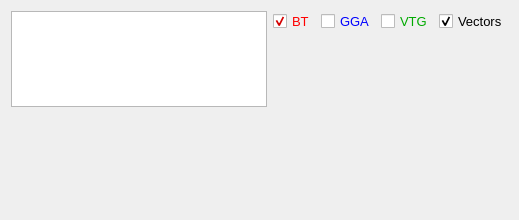
          <widget class="QWidget" name="tab_gps_2_gpsbt">
           <attribute name="title">
            <string>GPS - BT</string>
           </attribute>
           <layout class="QGridLayout" name="gridLayout_46">
            <item row="0" column="0">
             <layout class="QHBoxLayout" name="horizontalLayout_73" stretch="6,4">
              <item>
               <layout class="QVBoxLayout" name="verticalLayout_68" stretch="5,5">
                <item>
                 <widget class="QTableWidget" name="table_gps_bt">
                  <property name="font">
                   <font>
                    <pointsize>10</pointsize>
                   </font>
                  </property>
                 </widget>
                </item>
                <item>
                 <widget class="QWidget" name="graph_gps_bt_ts" native="true"/>
                </item>
               </layout>
              </item>
              <item>
               <layout class="QVBoxLayout" name="verticalLayout_67" stretch="1,9">
                <item>
                 <layout class="QHBoxLayout" name="horizontalLayout_72">
                  <item>
                   <widget class="QCheckBox" name="cb_gps_bt_2">
                    <property name="palette">
                     <palette>
                      <active>
                       <colorrole role="WindowText">
                        <brush brushstyle="SolidPattern">
                         <color alpha="255">
                          <red>255</red>
                          <green>0</green>
                          <blue>0</blue>
                         </color>
                        </brush>
                       </colorrole>
                       <colorrole role="Text">
                        <brush brushstyle="SolidPattern">
                         <color alpha="255">
                          <red>255</red>
                          <green>0</green>
                          <blue>0</blue>
                         </color>
                        </brush>
                       </colorrole>
                       <colorrole role="PlaceholderText">
                        <brush brushstyle="NoBrush">
                         <color alpha="128">
                          <red>255</red>
                          <green>0</green>
                          <blue>0</blue>
                         </color>
                        </brush>
                       </colorrole>
                      </active>
                      <inactive>
                       <colorrole role="WindowText">
                        <brush brushstyle="SolidPattern">
                         <color alpha="255">
                          <red>255</red>
                          <green>0</green>
                          <blue>0</blue>
                         </color>
                        </brush>
                       </colorrole>
                       <colorrole role="Text">
                        <brush brushstyle="SolidPattern">
                         <color alpha="255">
                          <red>255</red>
                          <green>0</green>
                          <blue>0</blue>
                         </color>
                        </brush>
                       </colorrole>
                       <colorrole role="PlaceholderText">
                        <brush brushstyle="NoBrush">
                         <color alpha="128">
                          <red>255</red>
                          <green>0</green>
                          <blue>0</blue>
                         </color>
                        </brush>
                       </colorrole>
                      </inactive>
                      <disabled>
                       <colorrole role="WindowText">
                        <brush brushstyle="SolidPattern">
                         <color alpha="255">
                          <red>120</red>
                          <green>120</green>
                          <blue>120</blue>
                         </color>
                        </brush>
                       </colorrole>
                       <colorrole role="Text">
                        <brush brushstyle="SolidPattern">
                         <color alpha="255">
                          <red>120</red>
                          <green>120</green>
                          <blue>120</blue>
                         </color>
                        </brush>
                       </colorrole>
                       <colorrole role="PlaceholderText">
                        <brush brushstyle="NoBrush">
                         <color alpha="128">
                          <red>255</red>
                          <green>0</green>
                          <blue>0</blue>
                         </color>
                        </brush>
                       </colorrole>
                      </disabled>
                     </palette>
                    </property>
                    <property name="font">
                     <font>
                      <pointsize>10</pointsize>
                     </font>
                    </property>
                    <property name="text">
                     <string>BT</string>
                    </property>
                    <property name="checked">
                     <bool>true</bool>
                    </property>
                   </widget>
                  </item>
                  <item>
                   <widget class="QCheckBox" name="cb_gps_gga_2">
                    <property name="palette">
                     <palette>
                      <active>
                       <colorrole role="WindowText">
                        <brush brushstyle="SolidPattern">
                         <color alpha="255">
                          <red>0</red>
                          <green>0</green>
                          <blue>255</blue>
                         </color>
                        </brush>
                       </colorrole>
                      </active>
                      <inactive>
                       <colorrole role="WindowText">
                        <brush brushstyle="SolidPattern">
                         <color alpha="255">
                          <red>0</red>
                          <green>0</green>
                          <blue>255</blue>
                         </color>
                        </brush>
                       </colorrole>
                      </inactive>
                      <disabled>
                       <colorrole role="WindowText">
                        <brush brushstyle="SolidPattern">
                         <color alpha="255">
                          <red>120</red>
                          <green>120</green>
                          <blue>120</blue>
                         </color>
                        </brush>
                       </colorrole>
                      </disabled>
                     </palette>
                    </property>
                    <property name="font">
                     <font>
                      <pointsize>10</pointsize>
                     </font>
                    </property>
                    <property name="text">
                     <string>GGA</string>
                    </property>
                   </widget>
                  </item>
                  <item>
                   <widget class="QCheckBox" name="cb_gps_vtg_2">
                    <property name="palette">
                     <palette>
                      <active>
                       <colorrole role="WindowText">
                        <brush brushstyle="SolidPattern">
                         <color alpha="255">
                          <red>0</red>
                          <green>170</green>
                          <blue>0</blue>
                         </color>
                        </brush>
                       </colorrole>
                      </active>
                      <inactive>
                       <colorrole role="WindowText">
                        <brush brushstyle="SolidPattern">
                         <color alpha="255">
                          <red>0</red>
                          <green>170</green>
                          <blue>0</blue>
                         </color>
                        </brush>
                       </colorrole>
                      </inactive>
                      <disabled>
                       <colorrole role="WindowText">
                        <brush brushstyle="SolidPattern">
                         <color alpha="255">
                          <red>120</red>
                          <green>120</green>
                          <blue>120</blue>
                         </color>
                        </brush>
                       </colorrole>
                      </disabled>
                     </palette>
                    </property>
                    <property name="font">
                     <font>
                      <pointsize>10</pointsize>
                     </font>
                    </property>
                    <property name="text">
                     <string>VTG</string>
                    </property>
                   </widget>
                  </item>
                  <item>
                   <widget class="QCheckBox" name="cb_gps_vectors_2">
                    <property name="font">
                     <font>
                      <pointsize>10</pointsize>
                     </font>
                    </property>
                    <property name="text">
                     <string>Vectors</string>
                    </property>
                    <property name="checked">
                     <bool>true</bool>
                    </property>
                   </widget>
                  </item>
                 </layout>
                </item>
                <item>
                 <widget class="QWidget" name="graph_gps_st_2" native="true"/>
                </item>
               </layout>
              </item>
             </layout>
            </item>
           </layout>
          </widget>
